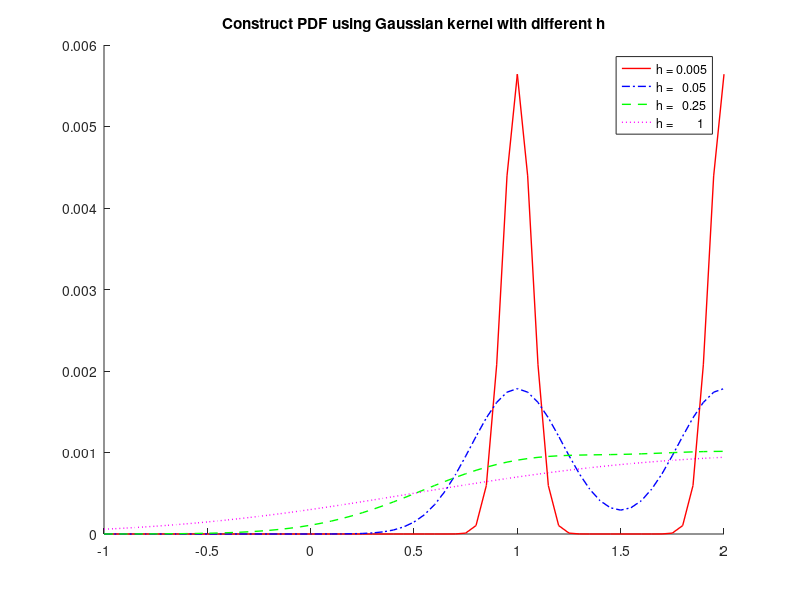

Here is the MATLAB script that generated this plot:
% real = rand(1000,1);


hname = {'h = 0.005' 'h =   0.05' 'h =   0.25' 'h =        1'};
colors = {'r' 'b' 'g' 'm'};
lines = {'-','-.','--',':'};

hold on
hset = [.005,.05,.25,1];
% h = 5;
for j = 1:1:4
    h = hset(j);
    y = 0;
for i = 1:1:1000
    a = real(i);
%     disp(a);
    x = -1:.05:2;
    y = y + (((2*pi*h)^(1/2))^(-1))*exp((-1/(2*h))*(x-a).^2)/1000;
end
plot(x,y, 'Color',colors{j},'LineStyle',lines{j},'LineWidth',1);
end
legend(hname)
title('Construct PDF using Gaussian kernel with different h')
hold off


%%%----------------------------------------%%